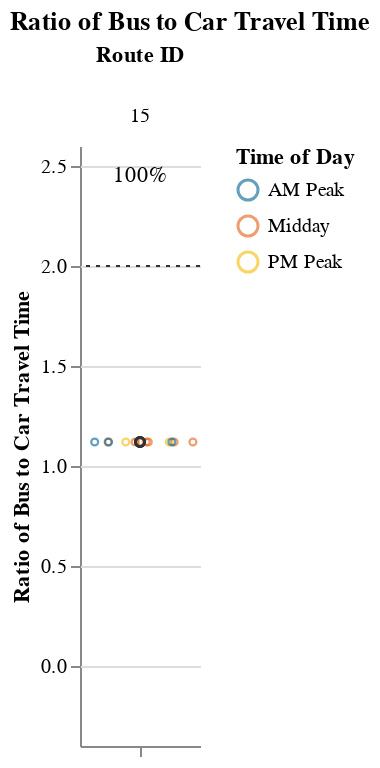
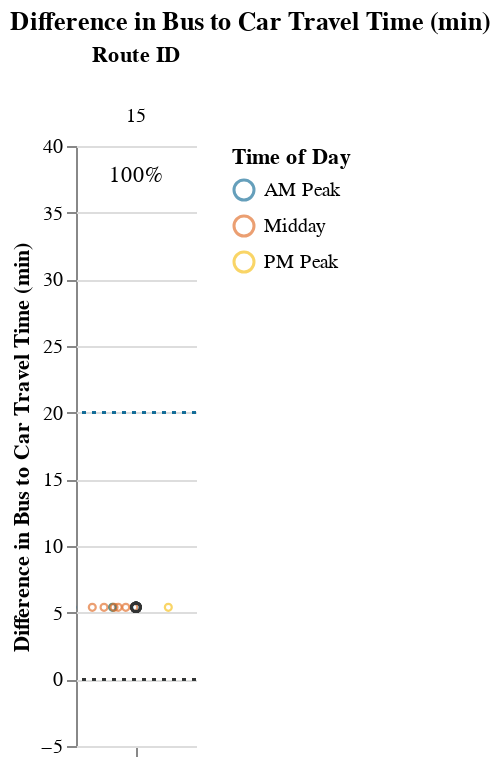

Notebook code for these charts, in order:
### Markdown cell above
## Viable Competitive Routes
### Short Routes (< 1 hr)

### Code cell
# Allow for possibility that operator doesn't have routes that fall into certain route_groups
# But, jupyterbook will not like markdown with f-string
# separate out route_group and put in each cell, and use try/except + if to display...
# but all 3 route groups must be displayed. just add sentence about why no routes were returned at the end
route_group = "short"
try:
    subset_routes, mult, diff  = setup_charts(df, PCT_COMPETITIVE_THRESHOLD, route_group)
    
    if len(subset_routes) > 0:
        display(
            Markdown(
                f"{CAPTIONS_DICT[route_group]}"
                "Within each route group, routes are sorted in descending order "
                "by % competitive trips and # trips below the additional time cut-off."
            )
        )

        display(mult)
        display(diff)
except:
    print("No routes meet this criteria.")

### Figure 1 — Vega-Lite specification as saved in the notebook (floating-point values rounded to 4 significant figures)
{"config": {"view": {"continuousWidth": 400, "continuousHeight": 300, "stroke": null}, "facet": {"spacing": 0}}, "data": {"name": "data-e8d74112fe670650a75c3212386b68d2"}, "facet": {"column": {"field": "route_id", "sort": ["15"], "title": "Route ID", "type": "nominal"}}, "spec": {"layer": [{"mark": {"type": "point", "opacity": 0.65, "size": 12, "strokeWidth": 1.1}, "encoding": {"color": {"field": "time_of_day", "scale": {"range": ["#136C97", "#E16B26", "#F6BF16", "#00896B", "#7790A3", "#5B559C"]}, "sort": ["AM Peak", "Midday", "PM Peak", "Owl Service"], "title": "Time of Day", "type": "nominal"}, "tooltip": [{"field": "route_id", "type": "nominal"}, {"field": "trip_id", "type": "nominal"}, {"field": "service_hours", "type": "quantitative"}, {"field": "car_duration_hours", "type": "quantitative"}, {"field": "bus_multiplier", "type": "quantitative"}, {"field": "bus_difference", "type": "quantitative"}, {"field": "num_trips", "type": "quantitative"}, {"field": "num_competitive", "type": "quantitative"}, {"field": "pct_trips_competitive", "type": "quantitative"}, {"field": "p25", "type": "quantitative"}, {"field": "p50", "type": "quantitative"}, {"field": "p75", "type": "quantitative"}], "x": {"axis": {"grid": false, "labels": false, "ticks": true, "values": [0]}, "field": "jitter", "scale": {}, "title": null, "type": "quantitative"}, "y": {"field": "bus_multiplier", "scale": {"domain": [-0.25, 2.5]}, "title": "Ratio of Bus to Car Travel Time", "type": "quantitative"}}, "selection": {"selector001": {"type": "interval", "bind": "scales", "encodings": ["x", "y"]}}, "transform": [{"calculate": "sqrt(-2*log(random()))*cos(2*PI*random())", "as": "jitter"}], "width": 60}, {"layer": [{"mark": {"type": "point", "opacity": 0.6, "size": 20, "strokeWidth": 1.3}, "encoding": {"color": {"value": "#323434"}, "y": {"field": "bus_multiplier", "type": "quantitative"}}, "transform": [{"filter": "(datum.p50_trip === 1)"}]}, {"mark": {"type": "rule", "strokeDash": [2, 3]}, "encoding": {"color": {"value": "#323434"}, "y": {"field": "cutoff", "type": "quantitative"}}}, {"mark": {"type": "text", "align": "center", "baseline": "middle"}, "encoding": {"color": {"value": "black"}, "text": {"field": "pct_trips_competitive", "format": ".0%", "type": "quantitative"}, "tooltip": [{"field": "route_id", "type": "nominal"}, {"field": "trip_id", "type": "nominal"}, {"field": "service_hours", "type": "quantitative"}, {"field": "car_duration_hours", "type": "quantitative"}, {"field": "bus_multiplier", "type": "quantitative"}, {"field": "bus_difference", "type": "quantitative"}, {"field": "num_trips", "type": "quantitative"}, {"field": "num_competitive", "type": "quantitative"}, {"field": "pct_trips_competitive", "type": "quantitative"}, {"field": "p25", "type": "quantitative"}, {"field": "p50", "type": "quantitative"}, {"field": "p75", "type": "quantitative"}], "x": {"value": 30}, "y": {"value": 15}}, "transform": [{"calculate": "sqrt(-2*log(random()))*cos(2*PI*random())", "as": "jitter"}, {"filter": "(datum.fastest_trip === 1)"}]}]}]}, "resolve": {"scale": {"y": "shared"}}, "title": "Ratio of Bus to Car Travel Time", "$schema": "https://vega.github.io/schema/vega-lite/v4.17.0.json", "datasets": {"data-e8d74112fe670650a75c3212386b68d2": [{"calitp_itp_id": 108, "trip_key": -7518924419219556852, "trip_id": "t_2006242_b_33489_tn_12", "shape_id": "p_547", "route_id": "15", "service_hours": 0.85, "trip_first_departure_ts": 65100, "trip_last_arrival_ts": 68160, "departure_hour": 18, "time_of_day": "PM Peak", "p25": 0.85, "p50": 0.85, "p75": 0.85, "p50_trip": 1, "fastest_trip": 1, "car_duration_hours": 0.76, "competitive_route": 1, "bus_multiplier": 1.12, "bus_difference": 5.4, "num_trips": 12, "num_competitive": 12, "pct_trips_competitive": 1.0, "bus_difference_spread": 0.0, "route_group": "short", "max_trip_hrs": 0.85, "max_trip_route_group": 1.0, "name": "City of Eureka", "caltrans_district": "01 - Eureka", "drmt_organization_name": null, "cutoff2": 20, "cutoff": 2}, {"calitp_itp_id": 108, "trip_key": -9000724200441257218, "trip_id": "t_2006242_b_33489_tn_3", "shape_id": "p_547", "route_id": "15", "service_hours": 0.85, "trip_first_departure_ts": 32700, "trip_last_arrival_ts": 35760, "departure_hour": 9, "time_of_day": "AM Peak", "p25": 0.85, "p50": 0.85, "p75": 0.85, "p50_trip": 1, "fastest_trip": 0, "car_duration_hours": 0.76, "competitive_route": 1, "bus_multiplier": 1.12, "bus_difference": 5.4, "num_trips": 12, "num_competitive": 12, "pct_trips_competitive": 1.0, "bus_difference_spread": 0.0, "route_group": "short", "max_trip_hrs": 0.85, "max_trip_route_group": 1.0, "name": "City of Eureka", "caltrans_district": "01 - Eureka", "drmt_organization_name": null, "cutoff2": 20, "cutoff": 2}, {"calitp_itp_id": 108, "trip_key": -3654856771348414816, "trip_id": "t_2006242_b_33489_tn_11", "shape_id": "p_547", "route_id": "15", "service_hours": 0.85, "trip_first_departure_ts": 61500, "trip_last_arrival_ts": 64560, "departure_hour": 17, "time_of_day": "PM Peak", "p25": 0.85, "p50": 0.85, "p75": 0.85, "p50_trip": 1, "fastest_trip": 0, "car_duration_hours": 0.76, "competitive_route": 1, "bus_multiplier": 1.12, "bus_difference": 5.4, "num_trips": 12, "num_competitive": 12, "pct_trips_competitive": 1.0, "bus_difference_spread": 0.0, "route_group": "short", "max_trip_hrs": 0.85, "max_trip_route_group": 1.0, "name": "City of Eureka", "caltrans_district": "01 - Eureka", "drmt_organization_name": null, "cutoff2": 20, "cutoff": 2}, {"calitp_itp_id": 108, "trip_key": 6462197087159188397, "trip_id": "t_2006242_b_33489_tn_4", "shape_id": "p_547", "route_id": "15", "service_hours": 0.85, "trip_first_departure_ts": 36300, "trip_last_arrival_ts": 39360, "departure_hour": 10, "time_of_day": "Midday", "p25": 0.85, "p50": 0.85, "p75": 0.85, "p50_trip": 1, "fastest_trip": 0, "car_duration_hours": 0.76, "competitive_route": 1, "bus_multiplier": 1.12, "bus_difference": 5.4, "num_trips": 12, "num_competitive": 12, "pct_trips_competitive": 1.0, "bus_difference_spread": 0.0, "route_group": "short", "max_trip_hrs": 0.85, "max_trip_route_group": 1.0, "name": "City of Eureka", "caltrans_district": "01 - Eureka", "drmt_organization_name": null, "cutoff2": 20, "cutoff": 2}, {"calitp_itp_id": 108, "trip_key": -1117908295655261734, "trip_id": "t_2006242_b_33489_tn_9", "shape_id": "p_547", "route_id": "15", "service_hours": 0.85, "trip_first_departure_ts": 54300, "trip_last_arrival_ts": 57360, "departure_hour": 15, "time_of_day": "Midday", "p25": 0.85, "p50": 0.85, "p75": 0.85, "p50_trip": 1, "fastest_trip": 0, "car_duration_hours": 0.76, "competitive_route": 1, "bus_multiplier": 1.12, "bus_difference": 5.4, "num_trips": 12, "num_competitive": 12, "pct_trips_competitive": 1.0, "bus_difference_spread": 0.0, "route_group": "short", "max_trip_hrs": 0.85, "max_trip_route_group": 1.0, "name": "City of Eureka", "caltrans_district": "01 - Eureka", "drmt_organization_name": null, "cutoff2": 20, "cutoff": 2}, {"calitp_itp_id": 108, "trip_key": 2609920422435598099, "trip_id": "t_2006242_b_33489_tn_10", "shape_id": "p_547", "route_id": "15", "service_hours": 0.85, "trip_first_departure_ts": 57900, "trip_last_arrival_ts": 60960, "departure_hour": 16, "time_of_day": "Midday", "p25": 0.85, "p50": 0.85, "p75": 0.85, "p50_trip": 1, "fastest_trip": 0, "car_duration_hours": 0.76, "competitive_route": 1, "bus_multiplier": 1.12, "bus_difference": 5.4, "num_trips": 12, "num_competitive": 12, "pct_trips_competitive": 1.0, "bus_difference_spread": 0.0, "route_group": "short", "max_trip_hrs": 0.85, "max_trip_route_group": 1.0, "name": "City of Eureka", "caltrans_district": "01 - Eureka", "drmt_organization_name": null, "cutoff2": 20, "cutoff": 2}, {"calitp_itp_id": 108, "trip_key": -9044514633596643986, "trip_id": "t_2006242_b_33489_tn_5", "shape_id": "p_547", "route_id": "15", "service_hours": 0.85, "trip_first_departure_ts": 39900, "trip_last_arrival_ts": 42960, "departure_hour": 11, "time_of_day": "Midday", "p25": 0.85, "p50": 0.85, "p75": 0.85, "p50_trip": 1, "fastest_trip": 0, "car_duration_hours": 0.76, "competitive_route": 1, "bus_multiplier": 1.12, "bus_difference": 5.4, "num_trips": 12, "num_competitive": 12, "pct_trips_competitive": 1.0, "bus_difference_spread": 0.0, "route_group": "short", "max_trip_hrs": 0.85, "max_trip_route_group": 1.0, "name": "City of Eureka", "caltrans_district": "01 - Eureka", "drmt_organization_name": null, "cutoff2": 20, "cutoff": 2}, {"calitp_itp_id": 108, "trip_key": 6779707872442560571, "trip_id": "t_2006242_b_33489_tn_2", "shape_id": "p_547", "route_id": "15", "service_hours": 0.85, "trip_first_departure_ts": 29100, "trip_last_arrival_ts": 32160, "departure_hour": 8, "time_of_day": "AM Peak", "p25": 0.85, "p50": 0.85, "p75": 0.85, "p50_trip": 1, "fastest_trip": 0, "car_duration_hours": 0.76, "competitive_route": 1, "bus_multiplier": 1.12, "bus_difference": 5.4, "num_trips": 12, "num_competitive": 12, "pct_trips_competitive": 1.0, "bus_difference_spread": 0.0, "route_group": "short", "max_trip_hrs": 0.85, "max_trip_route_group": 1.0, "name": "City of Eureka", "caltrans_district": "01 - Eureka", "drmt_organization_name": null, "cutoff2": 20, "cutoff": 2}, {"calitp_itp_id": 108, "trip_key": -4647400750918822944, "trip_id": "t_2006242_b_33489_tn_7", "shape_id": "p_547", "route_id": "15", "service_hours": 0.85, "trip_first_departure_ts": 47100, "trip_last_arrival_ts": 50160, "departure_hour": 13, "time_of_day": "Midday", "p25": 0.85, "p50": 0.85, "p75": 0.85, "p50_trip": 1, "fastest_trip": 0, "car_duration_hours": 0.76, "competitive_route": 1, "bus_multiplier": 1.12, "bus_difference": 5.4, "num_trips": 12, "num_competitive": 12, "pct_trips_competitive": 1.0, "bus_difference_spread": 0.0, "route_group": "short", "max_trip_hrs": 0.85, "max_trip_route_group": 1.0, "name": "City of Eureka", "caltrans_district": "01 - Eureka", "drmt_organization_name": null, "cutoff2": 20, "cutoff": 2}, {"calitp_itp_id": 108, "trip_key": 6881909043677401907, "trip_id": "t_2006242_b_33489_tn_8", "shape_id": "p_547", "route_id": "15", "service_hours": 0.85, "trip_first_departure_ts": 50700, "trip_last_arrival_ts": 53760, "departure_hour": 14, "time_of_day": "Midday", "p25": 0.85, "p50": 0.85, "p75": 0.85, "p50_trip": 1, "fastest_trip": 0, "car_duration_hours": 0.76, "competitive_route": 1, "bus_multiplier": 1.12, "bus_difference": 5.4, "num_trips": 12, "num_competitive": 12, "pct_trips_competitive": 1.0, "bus_difference_spread": 0.0, "route_group": "short", "max_trip_hrs": 0.85, "max_trip_route_group": 1.0, "name": "City of Eureka", "caltrans_district": "01 - Eureka", "drmt_organization_name": null, "cutoff2": 20, "cutoff": 2}, {"calitp_itp_id": 108, "trip_key": -4221252316641284407, "trip_id": "t_2006242_b_33489_tn_1", "shape_id": "p_547", "route_id": "15", "service_hours": 0.85, "trip_first_departure_ts": 25500, "trip_last_arrival_ts": 28560, "departure_hour": 7, "time_of_day": "AM Peak", "p25": 0.85, "p50": 0.85, "p75": 0.85, "p50_trip": 1, "fastest_trip": 0, "car_duration_hours": 0.76, "competitive_route": 1, "bus_multiplier": 1.12, "bus_difference": 5.4, "num_trips": 12, "num_competitive": 12, "pct_trips_competitive": 1.0, "bus_difference_spread": 0.0, "route_group": "short", "max_trip_hrs": 0.85, "max_trip_route_group": 1.0, "name": "City of Eureka", "caltrans_district": "01 - Eureka", "drmt_organization_name": null, "cutoff2": 20, "cutoff": 2}, {"calitp_itp_id": 108, "trip_key": -7844095644534817354, "trip_id": "t_2006242_b_33489_tn_6", "shape_id": "p_547", "route_id": "15", "service_hours": 0.85, "trip_first_departure_ts": 43500, "trip_last_arrival_ts": 46560, "departure_hour": 12, "time_of_day": "Midday", "p25": 0.85, "p50": 0.85, "p75": 0.85, "p50_trip": 1, "fastest_trip": 0, "car_duration_hours": 0.76, "competitive_route": 1, "bus_multiplier": 1.12, "bus_difference": 5.4, "num_trips": 12, "num_competitive": 12, "pct_trips_competitive": 1.0, "bus_difference_spread": 0.0, "route_group": "short", "max_trip_hrs": 0.85, "max_trip_route_group": 1.0, "name": "City of Eureka", "caltrans_district": "01 - Eureka", "drmt_organization_name": null, "cutoff2": 20, "cutoff": 2}]}}

### Figure 2 — Vega-Lite specification as saved in the notebook (floating-point values rounded to 4 significant figures)
{"config": {"view": {"continuousWidth": 400, "continuousHeight": 300, "stroke": null}, "facet": {"spacing": 0}}, "data": {"name": "data-8b0e3662237effb0715548ca631f9f57"}, "facet": {"column": {"field": "route_id", "sort": ["15"], "title": "Route ID", "type": "nominal"}}, "spec": {"layer": [{"mark": {"type": "point", "opacity": 0.65, "size": 12, "strokeWidth": 1.1}, "encoding": {"color": {"field": "time_of_day", "scale": {"range": ["#136C97", "#E16B26", "#F6BF16", "#00896B", "#7790A3", "#5B559C"]}, "sort": ["AM Peak", "Midday", "PM Peak", "Owl Service"], "title": "Time of Day", "type": "nominal"}, "tooltip": [{"field": "route_id", "type": "nominal"}, {"field": "trip_id", "type": "nominal"}, {"field": "service_hours", "type": "quantitative"}, {"field": "car_duration_hours", "type": "quantitative"}, {"field": "bus_multiplier", "type": "quantitative"}, {"field": "bus_difference", "type": "quantitative"}, {"field": "num_trips", "type": "quantitative"}, {"field": "num_competitive", "type": "quantitative"}, {"field": "pct_trips_competitive", "type": "quantitative"}, {"field": "p25", "type": "quantitative"}, {"field": "p50", "type": "quantitative"}, {"field": "p75", "type": "quantitative"}], "x": {"axis": {"grid": false, "labels": false, "ticks": true, "values": [0]}, "field": "jitter", "scale": {}, "title": null, "type": "quantitative"}, "y": {"field": "bus_difference", "scale": {"domain": [-5, 38.4]}, "title": "Difference in Bus to Car Travel Time (min)", "type": "quantitative"}}, "selection": {"selector002": {"type": "interval", "bind": "scales", "encodings": ["x", "y"]}}, "transform": [{"calculate": "sqrt(-2*log(random()))*cos(2*PI*random())", "as": "jitter"}], "width": 60}, {"layer": [{"mark": {"type": "point", "opacity": 0.6, "size": 20, "strokeWidth": 1.3}, "encoding": {"color": {"value": "#323434"}, "y": {"field": "bus_difference", "type": "quantitative"}}, "transform": [{"filter": "(datum.p50_trip === 1)"}]}, {"mark": {"type": "rule", "strokeDash": [2, 3]}, "encoding": {"color": {"value": "#323434"}, "y": {"field": "cutoff", "type": "quantitative"}}}, {"mark": {"type": "rule", "strokeDash": [2, 3]}, "encoding": {"color": {"value": "#136C97"}, "y": {"field": "cutoff2", "type": "quantitative"}}}, {"mark": {"type": "text", "align": "center", "baseline": "middle"}, "encoding": {"color": {"value": "black"}, "text": {"field": "pct_trips_competitive", "format": ".0%", "type": "quantitative"}, "tooltip": [{"field": "route_id", "type": "nominal"}, {"field": "trip_id", "type": "nominal"}, {"field": "service_hours", "type": "quantitative"}, {"field": "car_duration_hours", "type": "quantitative"}, {"field": "bus_multiplier", "type": "quantitative"}, {"field": "bus_difference", "type": "quantitative"}, {"field": "num_trips", "type": "quantitative"}, {"field": "num_competitive", "type": "quantitative"}, {"field": "pct_trips_competitive", "type": "quantitative"}, {"field": "p25", "type": "quantitative"}, {"field": "p50", "type": "quantitative"}, {"field": "p75", "type": "quantitative"}], "x": {"value": 30}, "y": {"value": 15}}, "transform": [{"calculate": "sqrt(-2*log(random()))*cos(2*PI*random())", "as": "jitter"}, {"filter": "(datum.fastest_trip === 1)"}]}]}]}, "resolve": {"scale": {"y": "shared"}}, "title": "Difference in Bus to Car Travel Time (min)", "$schema": "https://vega.github.io/schema/vega-lite/v4.17.0.json", "datasets": {"data-8b0e3662237effb0715548ca631f9f57": [{"calitp_itp_id": 108, "trip_key": -7518924419219556852, "trip_id": "t_2006242_b_33489_tn_12", "shape_id": "p_547", "route_id": "15", "service_hours": 0.85, "trip_first_departure_ts": 65100, "trip_last_arrival_ts": 68160, "departure_hour": 18, "time_of_day": "PM Peak", "p25": 0.85, "p50": 0.85, "p75": 0.85, "p50_trip": 1, "fastest_trip": 1, "car_duration_hours": 0.76, "competitive_route": 1, "bus_multiplier": 1.12, "bus_difference": 5.4, "num_trips": 12, "num_competitive": 12, "pct_trips_competitive": 1.0, "bus_difference_spread": 0.0, "route_group": "short", "max_trip_hrs": 0.85, "max_trip_route_group": 1.0, "name": "City of Eureka", "caltrans_district": "01 - Eureka", "drmt_organization_name": null, "cutoff2": 20, "cutoff": 0}, {"calitp_itp_id": 108, "trip_key": -9000724200441257218, "trip_id": "t_2006242_b_33489_tn_3", "shape_id": "p_547", "route_id": "15", "service_hours": 0.85, "trip_first_departure_ts": 32700, "trip_last_arrival_ts": 35760, "departure_hour": 9, "time_of_day": "AM Peak", "p25": 0.85, "p50": 0.85, "p75": 0.85, "p50_trip": 1, "fastest_trip": 0, "car_duration_hours": 0.76, "competitive_route": 1, "bus_multiplier": 1.12, "bus_difference": 5.4, "num_trips": 12, "num_competitive": 12, "pct_trips_competitive": 1.0, "bus_difference_spread": 0.0, "route_group": "short", "max_trip_hrs": 0.85, "max_trip_route_group": 1.0, "name": "City of Eureka", "caltrans_district": "01 - Eureka", "drmt_organization_name": null, "cutoff2": 20, "cutoff": 0}, {"calitp_itp_id": 108, "trip_key": -3654856771348414816, "trip_id": "t_2006242_b_33489_tn_11", "shape_id": "p_547", "route_id": "15", "service_hours": 0.85, "trip_first_departure_ts": 61500, "trip_last_arrival_ts": 64560, "departure_hour": 17, "time_of_day": "PM Peak", "p25": 0.85, "p50": 0.85, "p75": 0.85, "p50_trip": 1, "fastest_trip": 0, "car_duration_hours": 0.76, "competitive_route": 1, "bus_multiplier": 1.12, "bus_difference": 5.4, "num_trips": 12, "num_competitive": 12, "pct_trips_competitive": 1.0, "bus_difference_spread": 0.0, "route_group": "short", "max_trip_hrs": 0.85, "max_trip_route_group": 1.0, "name": "City of Eureka", "caltrans_district": "01 - Eureka", "drmt_organization_name": null, "cutoff2": 20, "cutoff": 0}, {"calitp_itp_id": 108, "trip_key": 6462197087159188397, "trip_id": "t_2006242_b_33489_tn_4", "shape_id": "p_547", "route_id": "15", "service_hours": 0.85, "trip_first_departure_ts": 36300, "trip_last_arrival_ts": 39360, "departure_hour": 10, "time_of_day": "Midday", "p25": 0.85, "p50": 0.85, "p75": 0.85, "p50_trip": 1, "fastest_trip": 0, "car_duration_hours": 0.76, "competitive_route": 1, "bus_multiplier": 1.12, "bus_difference": 5.4, "num_trips": 12, "num_competitive": 12, "pct_trips_competitive": 1.0, "bus_difference_spread": 0.0, "route_group": "short", "max_trip_hrs": 0.85, "max_trip_route_group": 1.0, "name": "City of Eureka", "caltrans_district": "01 - Eureka", "drmt_organization_name": null, "cutoff2": 20, "cutoff": 0}, {"calitp_itp_id": 108, "trip_key": -1117908295655261734, "trip_id": "t_2006242_b_33489_tn_9", "shape_id": "p_547", "route_id": "15", "service_hours": 0.85, "trip_first_departure_ts": 54300, "trip_last_arrival_ts": 57360, "departure_hour": 15, "time_of_day": "Midday", "p25": 0.85, "p50": 0.85, "p75": 0.85, "p50_trip": 1, "fastest_trip": 0, "car_duration_hours": 0.76, "competitive_route": 1, "bus_multiplier": 1.12, "bus_difference": 5.4, "num_trips": 12, "num_competitive": 12, "pct_trips_competitive": 1.0, "bus_difference_spread": 0.0, "route_group": "short", "max_trip_hrs": 0.85, "max_trip_route_group": 1.0, "name": "City of Eureka", "caltrans_district": "01 - Eureka", "drmt_organization_name": null, "cutoff2": 20, "cutoff": 0}, {"calitp_itp_id": 108, "trip_key": 2609920422435598099, "trip_id": "t_2006242_b_33489_tn_10", "shape_id": "p_547", "route_id": "15", "service_hours": 0.85, "trip_first_departure_ts": 57900, "trip_last_arrival_ts": 60960, "departure_hour": 16, "time_of_day": "Midday", "p25": 0.85, "p50": 0.85, "p75": 0.85, "p50_trip": 1, "fastest_trip": 0, "car_duration_hours": 0.76, "competitive_route": 1, "bus_multiplier": 1.12, "bus_difference": 5.4, "num_trips": 12, "num_competitive": 12, "pct_trips_competitive": 1.0, "bus_difference_spread": 0.0, "route_group": "short", "max_trip_hrs": 0.85, "max_trip_route_group": 1.0, "name": "City of Eureka", "caltrans_district": "01 - Eureka", "drmt_organization_name": null, "cutoff2": 20, "cutoff": 0}, {"calitp_itp_id": 108, "trip_key": -9044514633596643986, "trip_id": "t_2006242_b_33489_tn_5", "shape_id": "p_547", "route_id": "15", "service_hours": 0.85, "trip_first_departure_ts": 39900, "trip_last_arrival_ts": 42960, "departure_hour": 11, "time_of_day": "Midday", "p25": 0.85, "p50": 0.85, "p75": 0.85, "p50_trip": 1, "fastest_trip": 0, "car_duration_hours": 0.76, "competitive_route": 1, "bus_multiplier": 1.12, "bus_difference": 5.4, "num_trips": 12, "num_competitive": 12, "pct_trips_competitive": 1.0, "bus_difference_spread": 0.0, "route_group": "short", "max_trip_hrs": 0.85, "max_trip_route_group": 1.0, "name": "City of Eureka", "caltrans_district": "01 - Eureka", "drmt_organization_name": null, "cutoff2": 20, "cutoff": 0}, {"calitp_itp_id": 108, "trip_key": 6779707872442560571, "trip_id": "t_2006242_b_33489_tn_2", "shape_id": "p_547", "route_id": "15", "service_hours": 0.85, "trip_first_departure_ts": 29100, "trip_last_arrival_ts": 32160, "departure_hour": 8, "time_of_day": "AM Peak", "p25": 0.85, "p50": 0.85, "p75": 0.85, "p50_trip": 1, "fastest_trip": 0, "car_duration_hours": 0.76, "competitive_route": 1, "bus_multiplier": 1.12, "bus_difference": 5.4, "num_trips": 12, "num_competitive": 12, "pct_trips_competitive": 1.0, "bus_difference_spread": 0.0, "route_group": "short", "max_trip_hrs": 0.85, "max_trip_route_group": 1.0, "name": "City of Eureka", "caltrans_district": "01 - Eureka", "drmt_organization_name": null, "cutoff2": 20, "cutoff": 0}, {"calitp_itp_id": 108, "trip_key": -4647400750918822944, "trip_id": "t_2006242_b_33489_tn_7", "shape_id": "p_547", "route_id": "15", "service_hours": 0.85, "trip_first_departure_ts": 47100, "trip_last_arrival_ts": 50160, "departure_hour": 13, "time_of_day": "Midday", "p25": 0.85, "p50": 0.85, "p75": 0.85, "p50_trip": 1, "fastest_trip": 0, "car_duration_hours": 0.76, "competitive_route": 1, "bus_multiplier": 1.12, "bus_difference": 5.4, "num_trips": 12, "num_competitive": 12, "pct_trips_competitive": 1.0, "bus_difference_spread": 0.0, "route_group": "short", "max_trip_hrs": 0.85, "max_trip_route_group": 1.0, "name": "City of Eureka", "caltrans_district": "01 - Eureka", "drmt_organization_name": null, "cutoff2": 20, "cutoff": 0}, {"calitp_itp_id": 108, "trip_key": 6881909043677401907, "trip_id": "t_2006242_b_33489_tn_8", "shape_id": "p_547", "route_id": "15", "service_hours": 0.85, "trip_first_departure_ts": 50700, "trip_last_arrival_ts": 53760, "departure_hour": 14, "time_of_day": "Midday", "p25": 0.85, "p50": 0.85, "p75": 0.85, "p50_trip": 1, "fastest_trip": 0, "car_duration_hours": 0.76, "competitive_route": 1, "bus_multiplier": 1.12, "bus_difference": 5.4, "num_trips": 12, "num_competitive": 12, "pct_trips_competitive": 1.0, "bus_difference_spread": 0.0, "route_group": "short", "max_trip_hrs": 0.85, "max_trip_route_group": 1.0, "name": "City of Eureka", "caltrans_district": "01 - Eureka", "drmt_organization_name": null, "cutoff2": 20, "cutoff": 0}, {"calitp_itp_id": 108, "trip_key": -4221252316641284407, "trip_id": "t_2006242_b_33489_tn_1", "shape_id": "p_547", "route_id": "15", "service_hours": 0.85, "trip_first_departure_ts": 25500, "trip_last_arrival_ts": 28560, "departure_hour": 7, "time_of_day": "AM Peak", "p25": 0.85, "p50": 0.85, "p75": 0.85, "p50_trip": 1, "fastest_trip": 0, "car_duration_hours": 0.76, "competitive_route": 1, "bus_multiplier": 1.12, "bus_difference": 5.4, "num_trips": 12, "num_competitive": 12, "pct_trips_competitive": 1.0, "bus_difference_spread": 0.0, "route_group": "short", "max_trip_hrs": 0.85, "max_trip_route_group": 1.0, "name": "City of Eureka", "caltrans_district": "01 - Eureka", "drmt_organization_name": null, "cutoff2": 20, "cutoff": 0}, {"calitp_itp_id": 108, "trip_key": -7844095644534817354, "trip_id": "t_2006242_b_33489_tn_6", "shape_id": "p_547", "route_id": "15", "service_hours": 0.85, "trip_first_departure_ts": 43500, "trip_last_arrival_ts": 46560, "departure_hour": 12, "time_of_day": "Midday", "p25": 0.85, "p50": 0.85, "p75": 0.85, "p50_trip": 1, "fastest_trip": 0, "car_duration_hours": 0.76, "competitive_route": 1, "bus_multiplier": 1.12, "bus_difference": 5.4, "num_trips": 12, "num_competitive": 12, "pct_trips_competitive": 1.0, "bus_difference_spread": 0.0, "route_group": "short", "max_trip_hrs": 0.85, "max_trip_route_group": 1.0, "name": "City of Eureka", "caltrans_district": "01 - Eureka", "drmt_organization_name": null, "cutoff2": 20, "cutoff": 0}]}}
